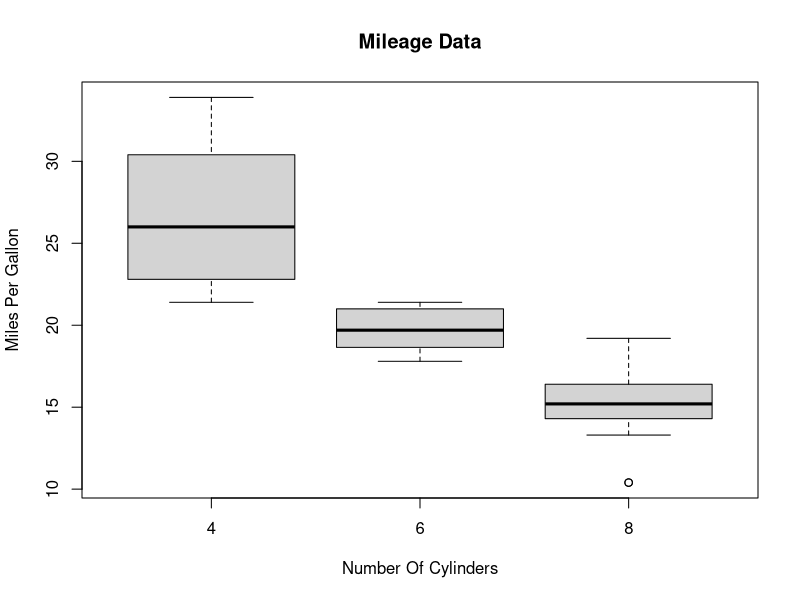
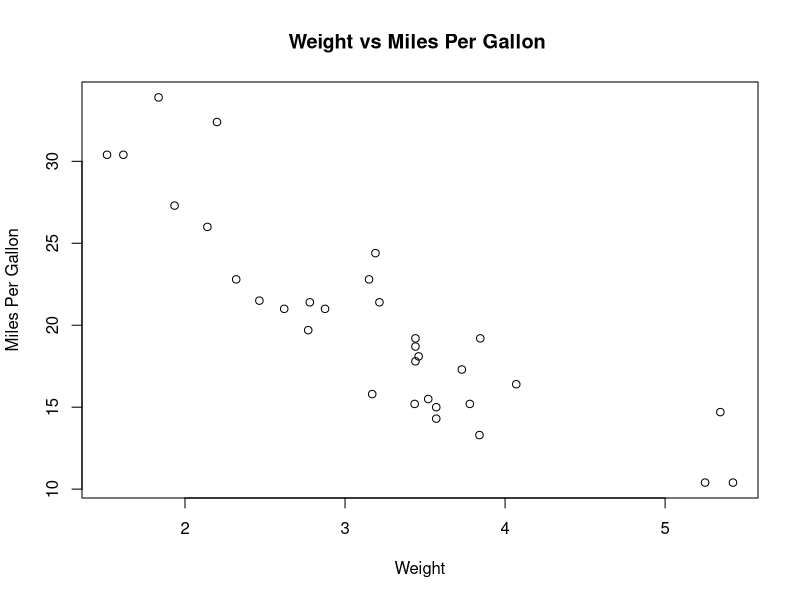
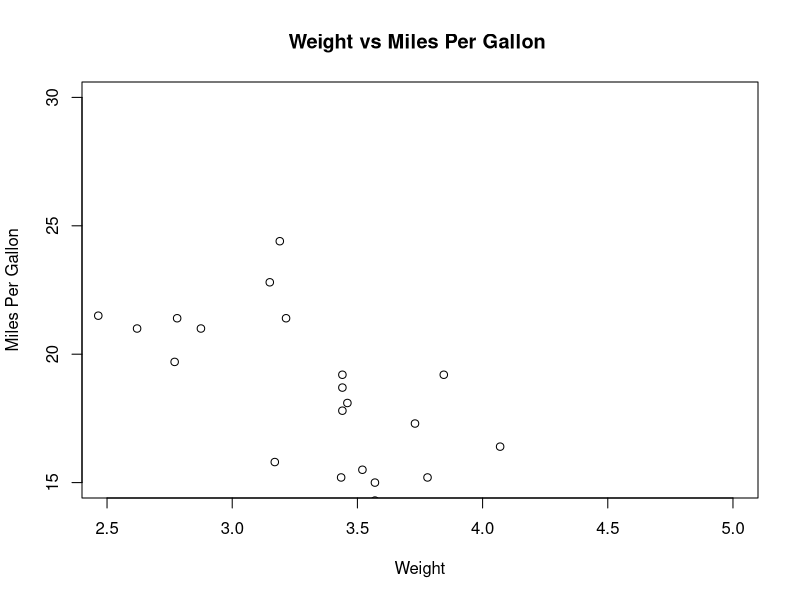

R code for these plots, in order:
data("mtcars")
png(file="boxplot.png")
boxplot(mpg~cyl,data=mtcars,xlab = "Number Of Cylinders",ylab="Miles Per Gallon",main="Mileage Data")
dev.off()
######################################################################################
input=mtcars[,c("wt","mpg")]
png(file="scalerplot1.png")
plot(x=input$wt,y=input$mpg,xlab = "Weight",ylab = "Miles Per Gallon",main = "Weight vs Miles Per Gallon ")
dev.off()

###################################################################################
input=mtcars[,c("wt","mpg")]
png(file="scalerplot2.png")
plot(x=input$wt,y=input$mpg,xlab = "Weight",ylab = "Miles Per Gallon",main = "Weight vs Miles Per Gallon ",
     xlim = c(2.5,5),ylim = c(15,30))
dev.off()

